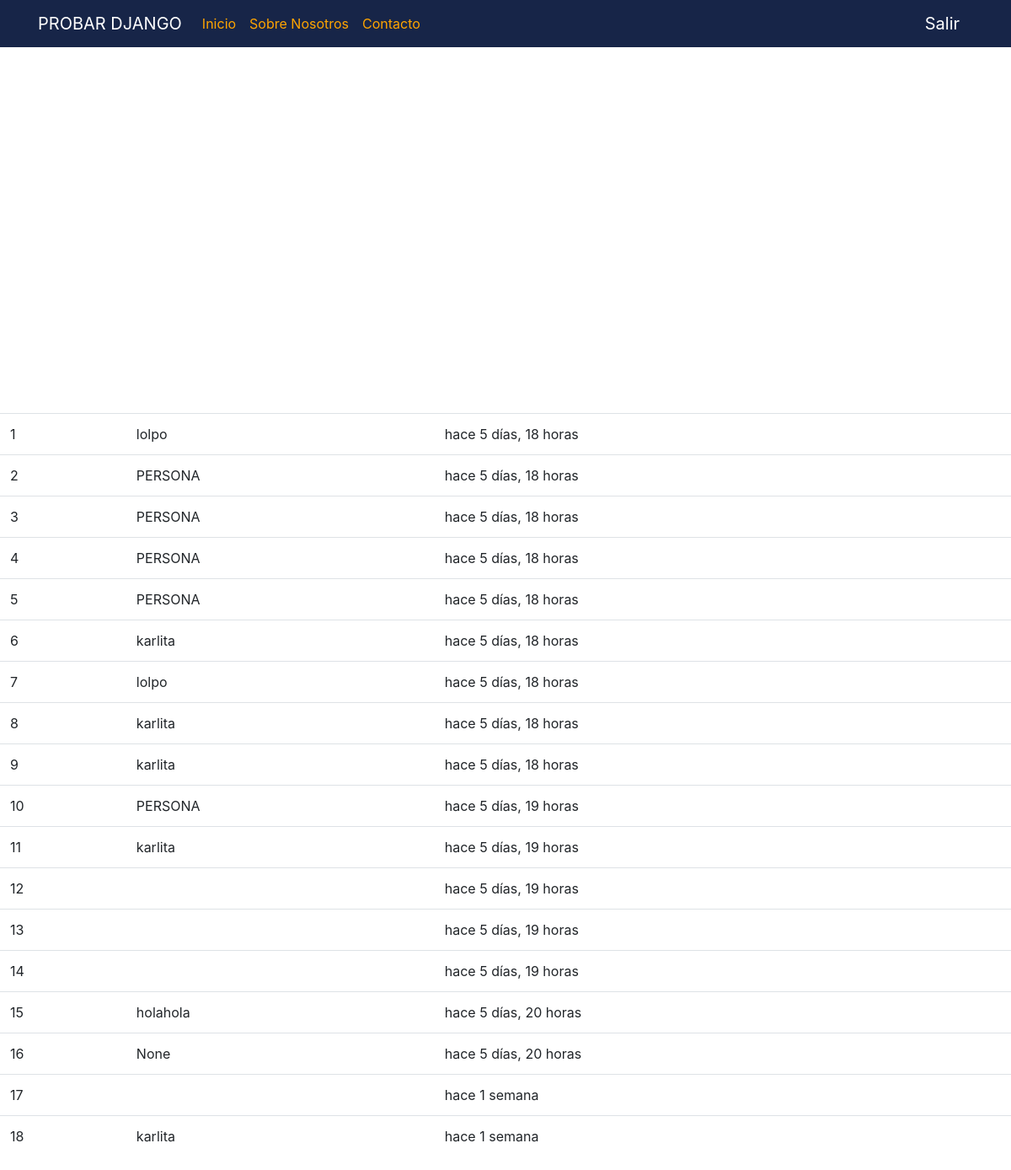
Before: / (signed in) with the older database file.
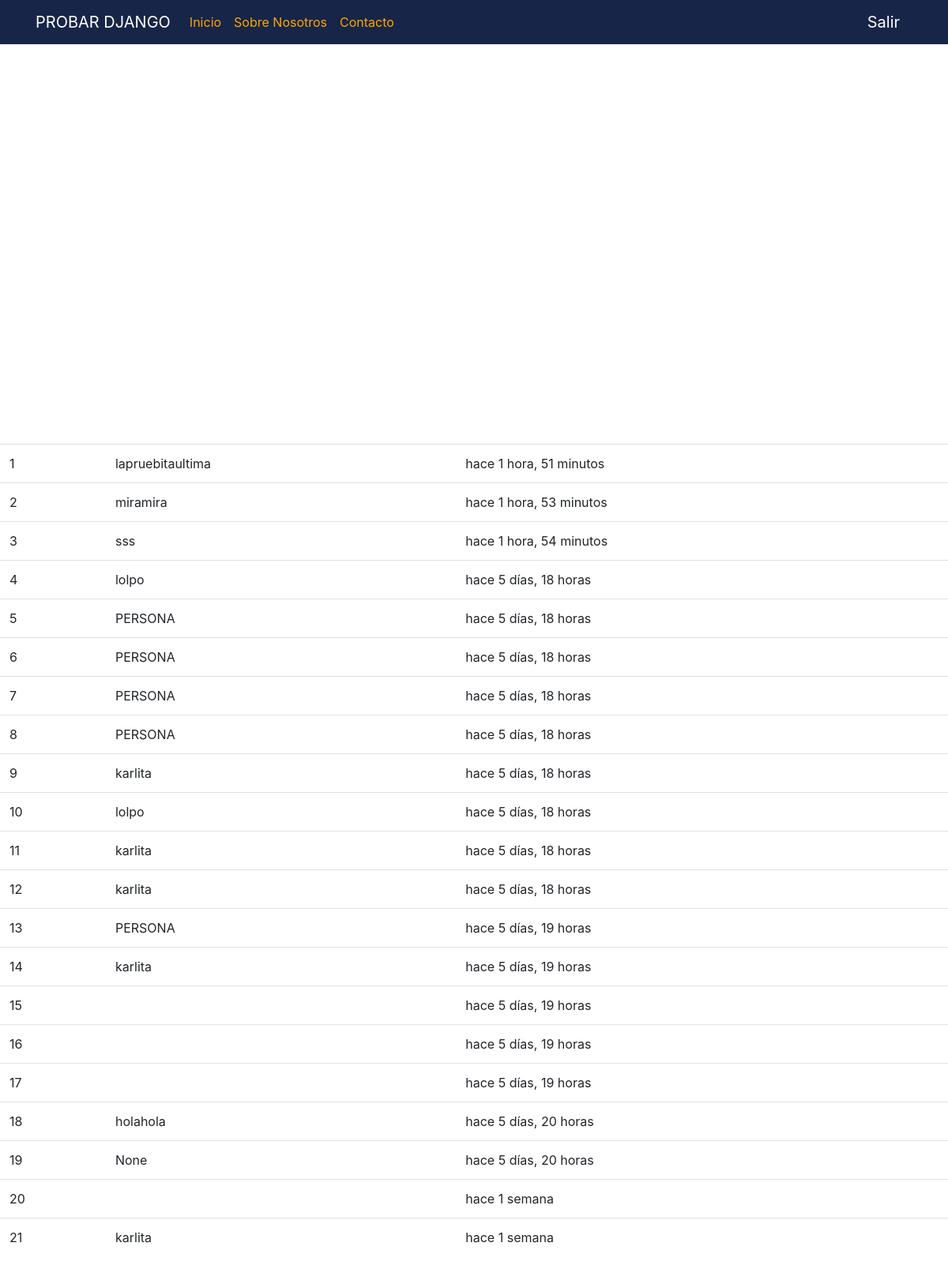
After: the same page with the newer database file.
### boletin/models.py (models this page shows, shortened)
class Registrado(models.Model):
	nombre = models.CharField(max_length=100, blank=True, null=True)
	email = models.EmailField()
	timestamp = models.DateTimeField(auto_now_add=True, auto_now=False)

### boletin/views.py (the view)
# urls.py: url(r'^$', views.inicio, name='inicio'),
def inicio(request):
	titulo = "Bienvenidos"
	if request.user.is_authenticated():
		titulo = "Bienvenid@ %s" %(request.user)
	form = RegModelForm(request.POST or None)
	context = {
				"titulo": titulo,
				"el_form":form,
			}
	if form.is_valid():
		instance = form.save(commit=False)
		nombre = form.cleaned_data.get("nombre")
		email = form.cleaned_data.get("email")
		if not instance.nombre:
			instance.nombre = "PERSONA"
		instance.save()
		context = {
			"titulo": "Gracias %s!" %(nombre)
		}
		if not nombre:
			context = {
				"titulo" : "Gracias %s!" %(email)
			}
		print instance
		print instance.timestamp
	if request.user.is_authenticated() and request.user.is_staff:
		queryset = Registrado.objects.all().order_by("-timestamp") #.filter(nombre__iexact="karlita")
		context = {
		"queryset": queryset,
		}
	return render(request, "inicio.html", context)

### templates/inicio.html (shortened to what this page needs)
{% extends "base.html" %}
{% load crispy_forms_tags %}
{% load static %}
{% block jumbotron %}
{% if request.user.is_staff %}
<table class='table'>
{% for instance in queryset %}
<tr><td>{{ forloop.counter }}</td><td>{{ instance.nombre }}</td><td>hace {{ instance.timestamp|timesince }}</td></tr><br/>
{% endfor %}
{% endif %}
{% endblock %}

### templates/base.html (shortened to what this page needs)
<!doctype html>
{% load static %}
<html lang="en">
  <head>
{% include "head_css.html" %}
  </head>
  <body>
{% include "navbar.html" %}
{% block jumbotron %}
{% endblock %}
  </body>
</html>

### templates/head_css.html (shortened to what this page needs)
{% load static %}
<link rel="stylesheet" href="https://use.fontawesome.com/releases/v5.0.13/css/all.css">
    <link href="{% static '/css/bootstrap.min.css' %}" rel="stylesheet">
    <link href="{% static '/css/navbar-top.css' %}" rel="stylesheet">
    <link href="{% static '/css/custom.css' %}" rel="stylesheet">

### templates/navbar.html (shortened to what this page needs)
    <nav class="navbar navbar-expand-md navbar-dark bg-dark mb-4">
      <div class="container">
        <a class="navbar-brand" href="/">PROBAR DJANGO</a>
        <div class="collapse navbar-collapse" id="navbarCollapse">
          <ul class="navbar-nav mr-auto">
            <li><a class="nav-link" href="/">Inicio<span class="sr-only">(current)</span></a></li>
            <li><a class="nav-link" href="{% url 'about' %}">Sobre Nosotros</a></li>
            <li><a class="nav-link" href="{% url 'contact' %}">Contacto</a></li>
          </ul>
          <ul class="nav navbar-nav navbar-right">
          {% if request.user.is_authenticated %}
          <li><a class="navbar-brand" href="{% url 'auth_logout' %}">Salir</a></li>
          {% else %}
            <li><a class="navbar-brand" href="{% url 'registration_register' %}">Registrarte</a></li>
            {% endif %}
            </ul>
        </div>
      </div>
    </nav>

### templates/javascript.html (shortened to what this page needs)
{% load static %}

### static_pro/static/css/navbar-top.css (style rules this page uses)
body { min-height: 75rem; }
.bg-dark { background-color: #172548 !important; }
.mb-4, .my-4 { margin-bottom: 0.1rem !important; border-color: #337ab7 !important; }
.navbar-brand { color: white !important; }
.nav-link { color: orange !important; }

Changed rows visible on the page:
added Registrado: nombre "lapruebitaultima", timestamp "1 hora, 51 minutos"
added Registrado: nombre "miramira", timestamp "1 hora, 53 minutos"
added Registrado: nombre "sss", timestamp "1 hora, 54 minutos"
